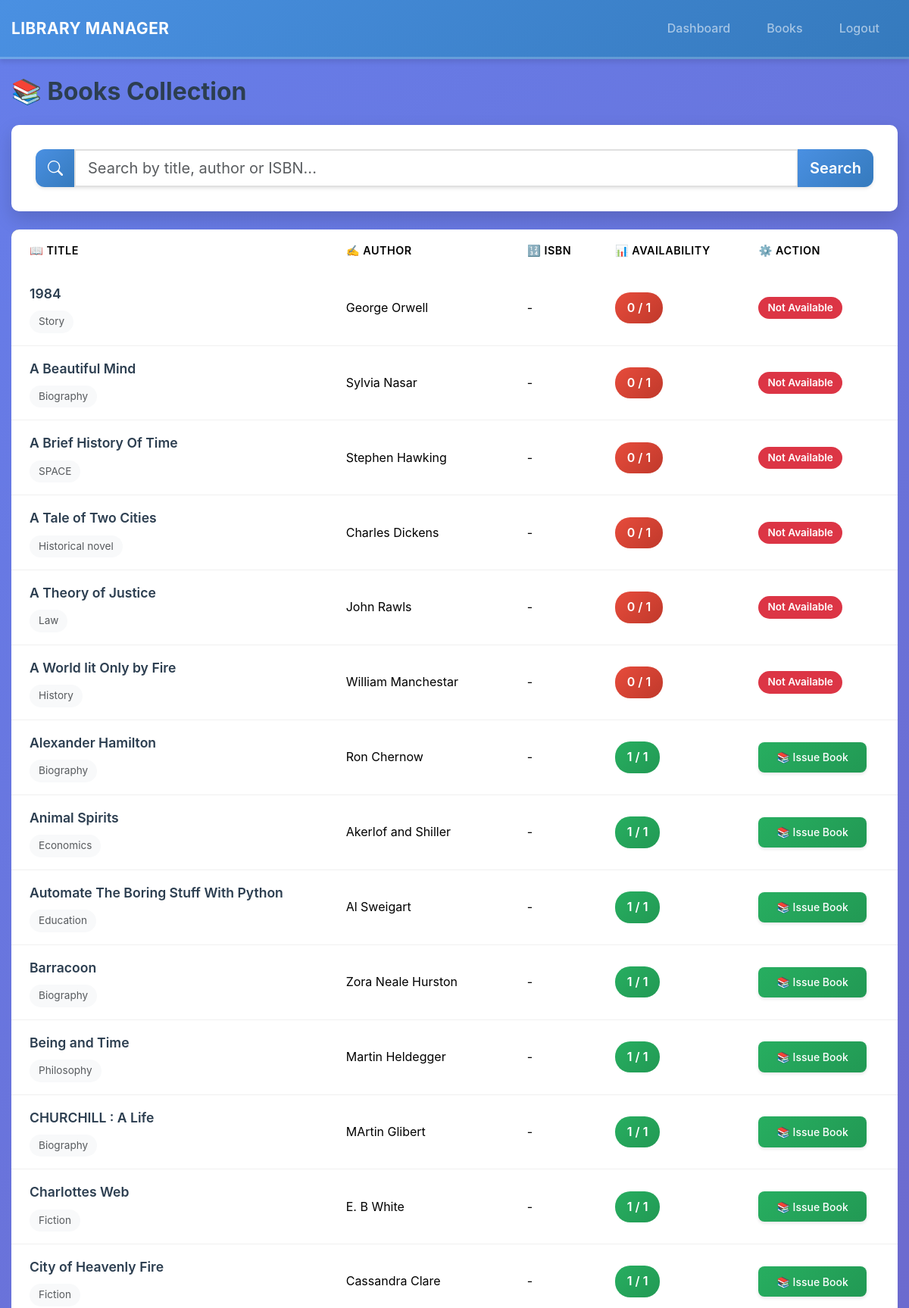
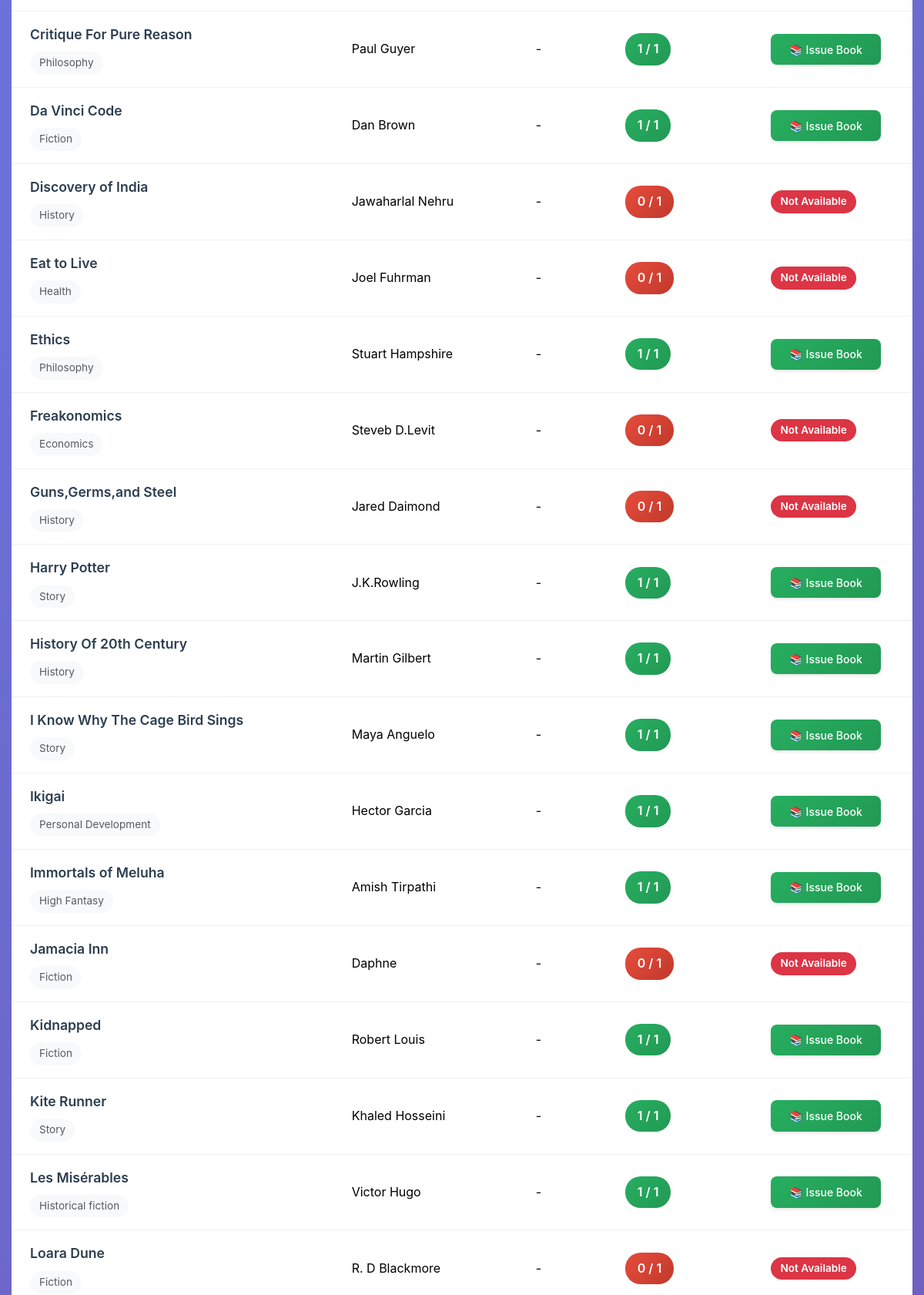
The page /books (signed in, upper part) on the database its author committed (2 pictures, top to bottom).
### my_models.py (models this page shows)
class Book(db.Model):
    __tablename__ = "book"
    id = db.Column(db.Integer, primary_key=True)
    title = db.Column(db.String(150), nullable=False)
    author = db.Column(db.String(100), nullable=False)
    isbn = db.Column(db.String(20), nullable=True)
    publisher = db.Column(db.String(100))
    category = db.Column(db.String(50))
    total_copies = db.Column(db.Integer, default=1)
    available_copies = db.Column(db.Integer, default=1)
    status = db.Column(db.String(20), default='Available')
    transactions = db.relationship("BookTransaction", back_populates="book")

### app.py (the view)
@app.route('/books')
@login_required
def books():
    q = request.args.get('q', '').strip()
    if q:
        books = Book.query.filter(
            or_(
                Book.title.ilike(f'%{q}%'),
                Book.author.ilike(f'%{q}%'),
                (Book.isbn.isnot(None)) & (Book.isbn.ilike(f'%{q}%'))
            )
        ).all()
    else:
        books = Book.query.order_by(Book.title).all()
    return render_template('books.html', books=books, q=q, due_days=DUE_DAYS, fine_per_day=FINE_PER_DAY)

### app.py (called while the page is built)
@login_manager.user_loader
def load_user(user_id):
    try:
        return User.query.get(int(user_id))
    except (ValueError, TypeError):
        return None

### templates/books.html (shortened to what this page needs)
{% extends "base.html" %}
{% block content %}
<div class="d-flex justify-content-between align-items-center mb-4">
  <h2 class="page-title mb-0">📚 Books Collection</h2>
</div>
<div class="search-container mb-4">
  <form method="get" class="search-form">
    <div class="input-group input-group-lg shadow-sm">
      <span class="input-group-text search-icon">
        <svg xmlns="http://www.w3.org/2000/svg" width="20" height="20" fill="currentColor" viewBox="0 0 16 16">
          <path d="M11.742 10.344a6.5 6.5 0 1 0-1.397 1.398h-.001c.03.04.062.078.098.115l3.85 3.85a1 1 0 0 0 1.415-1.414l-3.85-3.85a1.007 1.007 0 0 0-.115-.1zM12 6.5a5.5 5.5 0 1 1-11 0 5.5 5.5 0 0 1 11 0z"/>
        </svg>
      </span>
      <input
        type="text"
        class="form-control search-input"
        name="q"
        placeholder="Search by title, author or ISBN..."
        value="{{ q }}"
        autofocus
      >
      <button class="btn btn-primary search-btn" type="submit">
        <span class="search-btn-text">Search</span>
      </button>
    </div>
  </form>
</div>
{% if books|length == 0 %}
<div class="no-results text-center py-5">
  <div class="mb-3">
    <svg xmlns="http://www.w3.org/2000/svg" width="64" height="64" fill="currentColor" class="text-muted" viewBox="0 0 16 16">
      <path d="M8 4.754a3.246 3.246 0 1 0 0 6.492 3.246 3.246 0 0 0 0-6.492zM5.754 8a2.246 2.246 0 1 1 4.492 0 2.246 2.246 0 0 1-4.492 0z"/>
      <path d="M9.796 1.343c-.527-1.79-3.065-1.79-3.592 0l-.094.319a.873.873 0 0 1-1.255.52l-.292-.16c-1.64-.892-3.433.902-2.54 2.541l.159.292a.873.873 0 0 1-.52 1.255l-.319.094c-1.79.527-1.79 3.065 0 3.592l.319.094a.873.873 0 0 1 .52 1.255l-.16.292c-.892 1.64.901 3.434 2.541 2.54l.292-.159a.873.873 0 0 1 1.255.52l.094.319c.527 1.79 3.065 1.79 3.592 0l.094-.319a.873.873 0 0 1 1.255-.52l.292.16c1.64.893 3.434-.902 2.54-2.541l-.159-.292a.873.873 0 0 1 .52-1.255l.319-.094c1.79-.527 1.79-3.065 0-3.592l-.319-.094a.873.873 0 0 1-.52-1.255l.16-.292c.893-1.64-.902-3.433-2.541-2.54l-.292.159a.873.873 0 0 1-1.255-.52l-.094-.319zM5.343 8l-.468-1.595a.872.872 0 0 1-.615-.615L2.665 5.343l1.595-.468a.872.872 0 0 1 .615-.615L5.343 2.665l.468 1.595a.872.872 0 0 1 .615.615l1.595.468-1.595.468a.872.872 0 0 1-.615.615L5.343 8z"/>
    </svg>
  </div>
  <h4 class="text-muted">No books found</h4>
  <p class="text-muted">Try adjusting your search criteria or browse all books.</p>
  {% if q %}
  <a href="{{ url_for('books') }}" class="btn btn-primary">View All Books</a>
  {% endif %}
</div>
{% else %}
<div class="table-responsive">
  <table class="table table-hover books-table">
    <thead class="table-header">
      <tr>
        <th>📖 Title</th>
        <th>✍️ Author</th>
        <th>🔢 ISBN</th>
        <th>📊 Availability</th>
        <th>⚙️ Action</th>
      </tr>
    </thead>
    <tbody>
      {% for b in books %}
        <tr class="book-row">
          <td>
            <strong class="book-title">{{ b.title }}</strong>
            {% if b.category %}
            <br><small class="text-muted category-badge">{{ b.category }}</small>
            {% endif %}
          </td>
          <td class="author-cell">{{ b.author }}</td>
          <td class="isbn-cell">{{ b.isbn or '-' }}</td>
          <td>
            <span class="availability-badge {% if b.available_copies > 0 %}available{% else %}unavailable{% endif %}">
              {{ b.available_copies }} / {{ b.total_copies }}
            </span>
          </td>
          <td>
            {% if current_user.role == 'admin' %}
              <div class="btn-group btn-group-sm" role="group">
                <a class="btn btn-outline-secondary" href="{{ url_for('edit_book', book_id=b.id) }}">
                  ✏️ Edit
                </a>
                <form style="display:inline" method="post" action="{{ url_for('delete_book', book_id=b.id) }}">
                  <button class="btn btn-outline-danger" onclick="return confirm('Are you sure you want to delete this book?')">
                    🗑️ Delete
                  </button>
                </form>
              </div>
            {% else %}
              {% if b.available_copies > 0 %}
                <a class="btn btn-success btn-sm" href="{{ url_for('issue_book_to_user', book_id=b.id) }}">
                  📚 Issue Book
                </a>
              {% else %}
                <span class="badge bg-danger">Not Available</span>
              {% endif %}
            {% endif %}
          </td>
        </tr>
      {% endfor %}
    </tbody>
  </table>
</div>
{% endif %}
{% endblock %}

### static/css/style.css (style rules this page uses)
:root { --primary-color: #4a90e2; --primary-dark: #357abd; --primary-light: #6ba3e8; --secondary-color: #50c878; --danger-color: #e74c3c; --warning-color: #f39c12; --success-color: #27ae60; --info-color: #3498db; --dark-color: #2c3e50; --light-color: #ecf0f1; --white: #ffffff; --gray-light: #f8f9fa; --gray-medium: #6c757d; --gray-dark: #495057; --shadow-sm: 0 2px 4px rgba(0, 0, 0, 0.1); --shadow-md: 0 4px 6px rgba(0, 0, 0, 0.1); --shadow-lg: 0 10px 25px rgba(0, 0, 0, 0.15); --border-radius: 10px; --transition: all 0.3s ease; }
* { margin: 0; padding: 0; box-sizing: border-box; }
body { font-family: -apple-system, BlinkMacSystemFont, 'Segoe UI', Roboto, 'Helvetica Neue', Arial, sans-serif; background: linear-gradient(135deg, #667eea 0%, #764ba2 100%); background-attachment: fixed; min-height: 100vh; padding-bottom: 30px; color: var(--dark-color); line-height: 1.6; }
.btn { border-radius: 8px; font-weight: 500; padding: 0.6rem 1.5rem; transition: var(--transition); border: none; box-shadow: var(--shadow-sm); }
.btn-primary { background: linear-gradient(135deg, var(--primary-color) 0%, var(--primary-dark) 100%); }
.btn-success { background: linear-gradient(135deg, var(--success-color) 0%, #229954 100%); }
.search-container { background: var(--white); padding: 2rem; border-radius: var(--border-radius); box-shadow: var(--shadow-lg); margin-bottom: 2rem; }
.search-form { margin-bottom: 0; }
.input-group-lg { border-radius: 12px; overflow: hidden; }
.search-icon { background: linear-gradient(135deg, var(--primary-color) 0%, var(--primary-dark) 100%); color: var(--white); border: none; padding: 0.75rem 1rem; }
.search-input { border: 2px solid #e0e0e0; padding: 0.75rem 1.25rem; font-size: 1.1rem; transition: var(--transition); }
.search-btn { background: linear-gradient(135deg, var(--primary-color) 0%, var(--primary-dark) 100%); border: none; padding: 0.75rem 2rem; font-weight: 600; color: var(--white); display: flex; align-items: center; gap: 0.5rem; transition: var(--transition); }
table { background: var(--white); border-radius: var(--border-radius); overflow: hidden; box-shadow: var(--shadow-md); }
.table-header { background: linear-gradient(135deg, var(--dark-color) 0%, #34495e 100%); color: var(--white); }
.table-header th { border: none; padding: 1rem 1.5rem; font-weight: 600; text-transform: uppercase; font-size: 0.9rem; letter-spacing: 0.5px; }
.table-hover tbody tr { transition: var(--transition); border-bottom: 1px solid #f0f0f0; }
.table td, .table th { vertical-align: middle; padding: 1rem 1.5rem; }
.book-title { color: var(--dark-color); font-size: 1.1rem; font-weight: 600; }
.category-badge { background: var(--gray-light); padding: 0.25rem 0.75rem; border-radius: 20px; font-size: 0.85rem; display: inline-block; margin-top: 0.5rem; }
.availability-badge { padding: 0.5rem 1rem; border-radius: 20px; font-weight: 600; display: inline-block; }
.availability-badge.available { background: linear-gradient(135deg, var(--success-color) 0%, #229954 100%); color: var(--white); }
.availability-badge.unavailable { background: linear-gradient(135deg, var(--danger-color) 0%, #c0392b 100%); color: var(--white); }
.form-control { border: 2px solid #e0e0e0; border-radius: 8px; padding: 0.75rem 1rem; transition: var(--transition); }
.badge { padding: 0.5rem 0.75rem; border-radius: 20px; font-weight: 600; font-size: 0.85rem; }
.page-title { color: var(--white); font-weight: 700; text-shadow: 2px 2px 4px rgba(0, 0, 0, 0.2); margin-bottom: 1.5rem; }
h2.page-title, h3.page-title { color: var(--dark-color); text-shadow: none; font-weight: 700; }
.card, .search-container, .alert { animation: fadeIn 0.5s ease-out; }
.shadow-sm { box-shadow: var(--shadow-sm) !important; }

### rows shown on the page
Book: title "1984", category "Story", author "George Orwell", isbn "-", available_copies "0", total_copies "1", shows "Not Available"
Book: title "A Beautiful Mind", category "Biography", author "Sylvia Nasar", isbn "-", available_copies "0", total_copies "1", shows "Not Available"
Book: title "A Brief History Of Time", category "SPACE", author "Stephen Hawking", isbn "-", available_copies "0", total_copies "1", shows "Not Available"
Book: title "A Tale of Two Cities", category "Historical novel", author "Charles Dickens", isbn "-", available_copies "0", total_copies "1", shows "Not Available"
Book: title "A Theory of Justice", category "Law", author "John Rawls", isbn "-", available_copies "0", total_copies "1", shows "Not Available"
Book: title "A World lit Only by Fire", category "History", author "William Manchestar", isbn "-", available_copies "0", total_copies "1", shows "Not Available"
Book: title "Alexander Hamilton", category "Biography", author "Ron Chernow", isbn "-", available_copies "1", total_copies "1"
Book: title "Animal Spirits", category "Economics", author "Akerlof and Shiller", isbn "-", available_copies "1", total_copies "1"
Book: title "Automate The Boring Stuff With Python", category "Education", author "Al Sweigart", isbn "-", available_copies "1", total_copies "1"
Book: title "Barracoon", category "Biography", author "Zora Neale Hurston", isbn "-", available_copies "1", total_copies "1"
Book: title "Being and Time", category "Philosophy", author "Martin Heldegger", isbn "-", available_copies "1", total_copies "1"
Book: title "CHURCHILL : A Life", category "Biography", author "MArtin Glibert", isbn "-", available_copies "1", total_copies "1"
Book: title "Charlottes Web", category "Fiction", author "E. B White", isbn "-", available_copies "1", total_copies "1"
Book: title "City of Heavenly Fire", category "Fiction", author "Cassandra Clare", isbn "-", available_copies "1", total_copies "1"
Book: title "Critique For Pure Reason", category "Philosophy", author "Paul Guyer", isbn "-", available_copies "1", total_copies "1"
Book: title "Da Vinci Code", category "Fiction", author "Dan Brown", isbn "-", available_copies "1", total_copies "1"
Book: title "Discovery of India", category "History", author "Jawaharlal Nehru", isbn "-", available_copies "0", total_copies "1", shows "Not Available"
Book: title "Eat to Live", category "Health", author "Joel Fuhrman", isbn "-", available_copies "0", total_copies "1", shows "Not Available"
Book: title "Ethics", category "Philosophy", author "Stuart Hampshire", isbn "-", available_copies "1", total_copies "1"
Book: title "Freakonomics", category "Economics", author "Steveb D.Levit", isbn "-", available_copies "0", total_copies "1", shows "Not Available"
Book: title "Guns,Germs,and Steel", category "History", author "Jared Daimond", isbn "-", available_copies "0", total_copies "1", shows "Not Available"
Book: title "Harry Potter", category "Story", author "J.K.Rowling", isbn "-", available_copies "1", total_copies "1"
Book: title "History Of 20th Century", category "History", author "Martin Gilbert", isbn "-", available_copies "1", total_copies "1"
Book: title "I Know Why The Cage Bird Sings", category "Story", author "Maya Anguelo", isbn "-", available_copies "1", total_copies "1"
Book: title "Ikigai", category "Personal Development", author "Hector Garcia", isbn "-", available_copies "1", total_copies "1"
Book: title "Immortals of Meluha", category "High Fantasy", author "Amish Tirpathi", isbn "-", available_copies "1", total_copies "1"
Book: title "Jamacia Inn", category "Fiction", author "Daphne", isbn "-", available_copies "0", total_copies "1", shows "Not Available"
Book: title "Kidnapped", category "Fiction", author "Robert Louis", isbn "-", available_copies "1", total_copies "1"
Book: title "Kite Runner", category "Story", author "Khaled Hosseini", isbn "-", available_copies "1", total_copies "1"
Book: title "Les Misérables", category "Historical fiction", author "Victor Hugo", isbn "-", available_copies "1", total_copies "1"
Book: title "Loara Dune", category "Fiction", author "R. D Blackmore", isbn "-", available_copies "0", total_copies "1", shows "Not Available"
